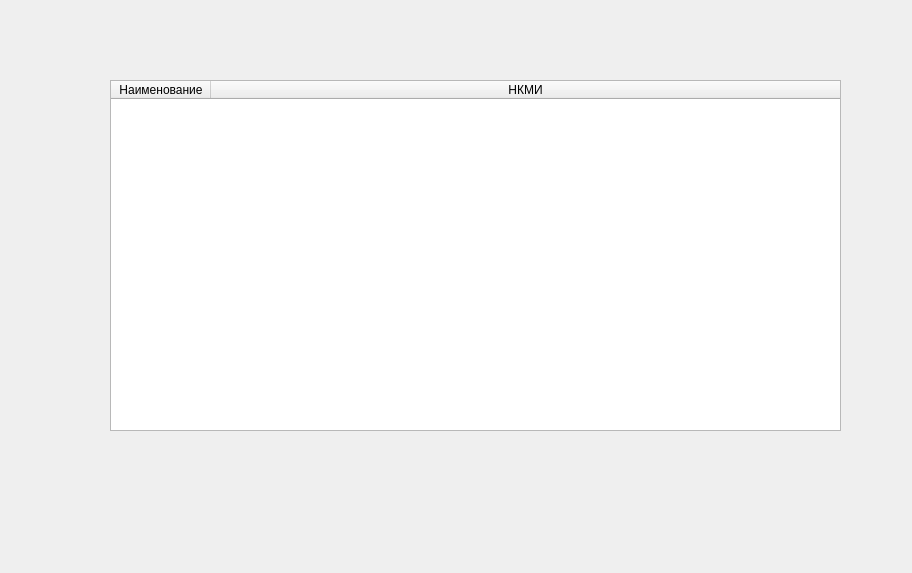
<?xml version="1.0" encoding="UTF-8"?>
<ui version="4.0">
 <class>Dialog</class>
 <widget class="QDialog" name="Dialog">
  <property name="geometry">
   <rect>
    <x>0</x>
    <y>0</y>
    <width>912</width>
    <height>573</height>
   </rect>
  </property>
  <property name="windowTitle">
   <string>Dialog</string>
  </property>
  <widget class="QTableWidget" name="tableWidget">
   <property name="geometry">
    <rect>
     <x>110</x>
     <y>80</y>
     <width>731</width>
     <height>351</height>
    </rect>
   </property>
   <attribute name="horizontalHeaderHighlightSections">
    <bool>true</bool>
   </attribute>
   <attribute name="horizontalHeaderShowSortIndicator" stdset="0">
    <bool>false</bool>
   </attribute>
   <attribute name="horizontalHeaderStretchLastSection">
    <bool>true</bool>
   </attribute>
   <attribute name="verticalHeaderVisible">
    <bool>true</bool>
   </attribute>
   <column>
    <property name="text">
     <string>Наименование</string>
    </property>
   </column>
   <column>
    <property name="text">
     <string>НКМИ</string>
    </property>
   </column>
  </widget>
 </widget>
 <resources/>
 <connections/>
</ui>
